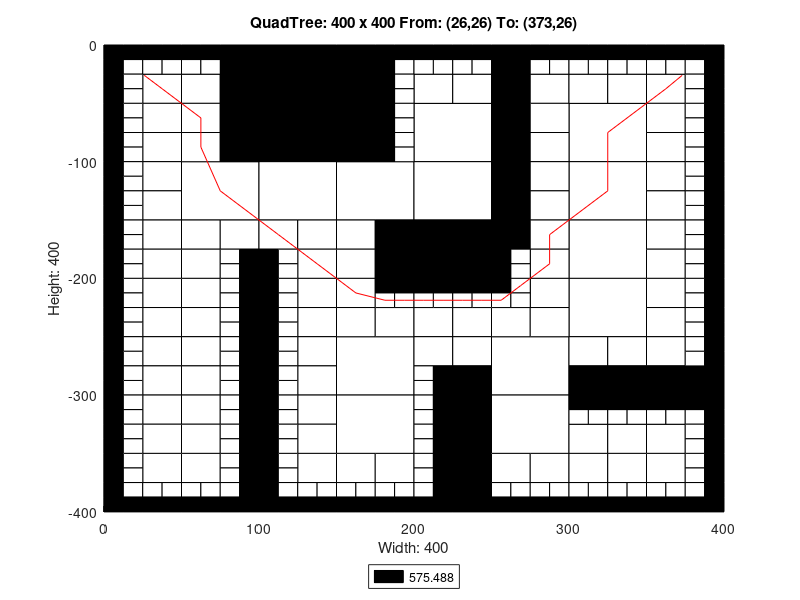

The MATLAB source for this figure:
axis([0 400 -400 0]);
title('QuadTree: 400 x 400 From: (26,26) To: (373,26)');
xlabel('Width: 400');
ylabel('Height: 400');
rectangle('Position',[100 -50 50 50], 'FaceColor',[0 0 0]);
rectangle('Position',[100 -100 50 50], 'FaceColor',[0 0 0]);
rectangle('Position',[50 -150 50 50], 'FaceColor',[1 1 1]);
rectangle('Position',[100 -150 50 50], 'FaceColor',[1 1 1]);
rectangle('Position',[150 -150 50 50], 'FaceColor',[1 1 1]);
rectangle('Position',[200 -100 50 50], 'FaceColor',[1 1 1]);
rectangle('Position',[300 -100 50 50], 'FaceColor',[1 1 1]);
rectangle('Position',[200 -150 50 50], 'FaceColor',[1 1 1]);
rectangle('Position',[200 -200 50 50], 'FaceColor',[0 0 0]);
rectangle('Position',[300 -150 50 50], 'FaceColor',[1 1 1]);
rectangle('Position',[300 -200 50 50], 'FaceColor',[1 1 1]);
rectangle('Position',[150 -300 50 50], 'FaceColor',[1 1 1]);
rectangle('Position',[150 -350 50 50], 'FaceColor',[1 1 1]);
rectangle('Position',[250 -300 50 50], 'FaceColor',[1 1 1]);
rectangle('Position',[300 -250 50 50], 'FaceColor',[1 1 1]);
rectangle('Position',[250 -350 50 50], 'FaceColor',[1 1 1]);
rectangle('Position',[25 -50 25 25], 'FaceColor',[1 1 1]);
rectangle('Position',[75 -25 25 25], 'FaceColor',[0 0 0]);
rectangle('Position',[50 -50 25 25], 'FaceColor',[1 1 1]);
rectangle('Position',[75 -50 25 25], 'FaceColor',[0 0 0]);
rectangle('Position',[25 -75 25 25], 'FaceColor',[1 1 1]);
rectangle('Position',[25 -100 25 25], 'FaceColor',[1 1 1]);
rectangle('Position',[50 -75 25 25], 'FaceColor',[1 1 1]);
rectangle('Position',[75 -75 25 25], 'FaceColor',[0 0 0]);
rectangle('Position',[50 -100 25 25], 'FaceColor',[1 1 1]);
rectangle('Position',[75 -100 25 25], 'FaceColor',[0 0 0]);
rectangle('Position',[150 -25 25 25], 'FaceColor',[0 0 0]);
rectangle('Position',[150 -50 25 25], 'FaceColor',[0 0 0]);
rectangle('Position',[150 -75 25 25], 'FaceColor',[0 0 0]);
rectangle('Position',[150 -100 25 25], 'FaceColor',[0 0 0]);
rectangle('Position',[25 -125 25 25], 'FaceColor',[1 1 1]);
rectangle('Position',[25 -150 25 25], 'FaceColor',[1 1 1]);
rectangle('Position',[25 -175 25 25], 'FaceColor',[1 1 1]);
rectangle('Position',[25 -200 25 25], 'FaceColor',[1 1 1]);
rectangle('Position',[50 -175 25 25], 'FaceColor',[1 1 1]);
rectangle('Position',[75 -175 25 25], 'FaceColor',[1 1 1]);
rectangle('Position',[50 -200 25 25], 'FaceColor',[1 1 1]);
rectangle('Position',[100 -175 25 25], 'FaceColor',[1 1 1]);
rectangle('Position',[125 -175 25 25], 'FaceColor',[1 1 1]);
rectangle('Position',[125 -200 25 25], 'FaceColor',[1 1 1]);
rectangle('Position',[150 -175 25 25], 'FaceColor',[1 1 1]);
rectangle('Position',[175 -175 25 25], 'FaceColor',[0 0 0]);
rectangle('Position',[150 -200 25 25], 'FaceColor',[1 1 1]);
rectangle('Position',[175 -200 25 25], 'FaceColor',[0 0 0]);
rectangle('Position',[200 -50 25 25], 'FaceColor',[1 1 1]);
rectangle('Position',[225 -50 25 25], 'FaceColor',[1 1 1]);
rectangle('Position',[250 -25 25 25], 'FaceColor',[0 0 0]);
rectangle('Position',[250 -50 25 25], 'FaceColor',[0 0 0]);
rectangle('Position',[275 -50 25 25], 'FaceColor',[1 1 1]);
rectangle('Position',[250 -75 25 25], 'FaceColor',[0 0 0]);
rectangle('Position',[275 -75 25 25], 'FaceColor',[1 1 1]);
rectangle('Position',[250 -100 25 25], 'FaceColor',[0 0 0]);
rectangle('Position',[275 -100 25 25], 'FaceColor',[1 1 1]);
rectangle('Position',[300 -50 25 25], 'FaceColor',[1 1 1]);
rectangle('Position',[325 -50 25 25], 'FaceColor',[1 1 1]);
rectangle('Position',[350 -50 25 25], 'FaceColor',[1 1 1]);
rectangle('Position',[350 -75 25 25], 'FaceColor',[1 1 1]);
rectangle('Position',[350 -100 25 25], 'FaceColor',[1 1 1]);
rectangle('Position',[250 -125 25 25], 'FaceColor',[0 0 0]);
rectangle('Position',[275 -125 25 25], 'FaceColor',[1 1 1]);
rectangle('Position',[250 -150 25 25], 'FaceColor',[0 0 0]);
rectangle('Position',[275 -150 25 25], 'FaceColor',[1 1 1]);
rectangle('Position',[250 -175 25 25], 'FaceColor',[0 0 0]);
rectangle('Position',[275 -175 25 25], 'FaceColor',[1 1 1]);
rectangle('Position',[275 -200 25 25], 'FaceColor',[1 1 1]);
rectangle('Position',[350 -125 25 25], 'FaceColor',[1 1 1]);
rectangle('Position',[350 -150 25 25], 'FaceColor',[1 1 1]);
rectangle('Position',[350 -175 25 25], 'FaceColor',[1 1 1]);
rectangle('Position',[350 -200 25 25], 'FaceColor',[1 1 1]);
rectangle('Position',[25 -225 25 25], 'FaceColor',[1 1 1]);
rectangle('Position',[25 -250 25 25], 'FaceColor',[1 1 1]);
rectangle('Position',[50 -225 25 25], 'FaceColor',[1 1 1]);
rectangle('Position',[50 -250 25 25], 'FaceColor',[1 1 1]);
rectangle('Position',[25 -275 25 25], 'FaceColor',[1 1 1]);
rectangle('Position',[25 -300 25 25], 'FaceColor',[1 1 1]);
rectangle('Position',[50 -275 25 25], 'FaceColor',[1 1 1]);
rectangle('Position',[50 -300 25 25], 'FaceColor',[1 1 1]);
rectangle('Position',[125 -225 25 25], 'FaceColor',[1 1 1]);
rectangle('Position',[125 -250 25 25], 'FaceColor',[1 1 1]);
rectangle('Position',[150 -225 25 25], 'FaceColor',[1 1 1]);
rectangle('Position',[150 -250 25 25], 'FaceColor',[1 1 1]);
rectangle('Position',[175 -250 25 25], 'FaceColor',[1 1 1]);
rectangle('Position',[125 -275 25 25], 'FaceColor',[1 1 1]);
rectangle('Position',[125 -300 25 25], 'FaceColor',[1 1 1]);
rectangle('Position',[25 -325 25 25], 'FaceColor',[1 1 1]);
rectangle('Position',[25 -350 25 25], 'FaceColor',[1 1 1]);
rectangle('Position',[50 -325 25 25], 'FaceColor',[1 1 1]);
rectangle('Position',[50 -350 25 25], 'FaceColor',[1 1 1]);
rectangle('Position',[25 -375 25 25], 'FaceColor',[1 1 1]);
rectangle('Position',[50 -375 25 25], 'FaceColor',[1 1 1]);
rectangle('Position',[125 -325 25 25], 'FaceColor',[1 1 1]);
rectangle('Position',[125 -350 25 25], 'FaceColor',[1 1 1]);
rectangle('Position',[125 -375 25 25], 'FaceColor',[1 1 1]);
rectangle('Position',[150 -375 25 25], 'FaceColor',[1 1 1]);
rectangle('Position',[175 -375 25 25], 'FaceColor',[1 1 1]);
rectangle('Position',[200 -250 25 25], 'FaceColor',[1 1 1]);
rectangle('Position',[225 -250 25 25], 'FaceColor',[1 1 1]);
rectangle('Position',[275 -225 25 25], 'FaceColor',[1 1 1]);
rectangle('Position',[250 -250 25 25], 'FaceColor',[1 1 1]);
rectangle('Position',[275 -250 25 25], 'FaceColor',[1 1 1]);
rectangle('Position',[200 -275 25 25], 'FaceColor',[1 1 1]);
rectangle('Position',[225 -275 25 25], 'FaceColor',[1 1 1]);
rectangle('Position',[225 -300 25 25], 'FaceColor',[0 0 0]);
rectangle('Position',[350 -225 25 25], 'FaceColor',[1 1 1]);
rectangle('Position',[350 -250 25 25], 'FaceColor',[1 1 1]);
rectangle('Position',[300 -275 25 25], 'FaceColor',[1 1 1]);
rectangle('Position',[325 -275 25 25], 'FaceColor',[1 1 1]);
rectangle('Position',[300 -300 25 25], 'FaceColor',[0 0 0]);
rectangle('Position',[325 -300 25 25], 'FaceColor',[0 0 0]);
rectangle('Position',[350 -275 25 25], 'FaceColor',[1 1 1]);
rectangle('Position',[350 -300 25 25], 'FaceColor',[0 0 0]);
rectangle('Position',[375 -300 25 25], 'FaceColor',[0 0 0]);
rectangle('Position',[225 -325 25 25], 'FaceColor',[0 0 0]);
rectangle('Position',[225 -350 25 25], 'FaceColor',[0 0 0]);
rectangle('Position',[225 -375 25 25], 'FaceColor',[0 0 0]);
rectangle('Position',[225 -400 25 25], 'FaceColor',[0 0 0]);
rectangle('Position',[250 -375 25 25], 'FaceColor',[1 1 1]);
rectangle('Position',[275 -375 25 25], 'FaceColor',[1 1 1]);
rectangle('Position',[300 -350 25 25], 'FaceColor',[1 1 1]);
rectangle('Position',[325 -350 25 25], 'FaceColor',[1 1 1]);
rectangle('Position',[350 -350 25 25], 'FaceColor',[1 1 1]);
rectangle('Position',[300 -375 25 25], 'FaceColor',[1 1 1]);
rectangle('Position',[325 -375 25 25], 'FaceColor',[1 1 1]);
rectangle('Position',[350 -375 25 25], 'FaceColor',[1 1 1]);
rectangle('Position',[0 -12.5 12.5 12.5], 'FaceColor',[0 0 0]);
rectangle('Position',[12.5 -12.5 12.5 12.5], 'FaceColor',[0 0 0]);
rectangle('Position',[0 -25 12.5 12.5], 'FaceColor',[0 0 0]);
rectangle('Position',[12.5 -25 12.5 12.5], 'FaceColor',[1 1 1]);
rectangle('Position',[25 -12.5 12.5 12.5], 'FaceColor',[0 0 0]);
rectangle('Position',[37.5 -12.5 12.5 12.5], 'FaceColor',[0 0 0]);
rectangle('Position',[25 -25 12.5 12.5], 'FaceColor',[1 1 1]);
rectangle('Position',[37.5 -25 12.5 12.5], 'FaceColor',[1 1 1]);
rectangle('Position',[0 -37.5 12.5 12.5], 'FaceColor',[0 0 0]);
rectangle('Position',[12.5 -37.5 12.5 12.5], 'FaceColor',[1 1 1]);
rectangle('Position',[0 -50 12.5 12.5], 'FaceColor',[0 0 0]);
rectangle('Position',[12.5 -50 12.5 12.5], 'FaceColor',[1 1 1]);
rectangle('Position',[50 -12.5 12.5 12.5], 'FaceColor',[0 0 0]);
rectangle('Position',[62.5 -12.5 12.5 12.5], 'FaceColor',[0 0 0]);
rectangle('Position',[50 -25 12.5 12.5], 'FaceColor',[1 1 1]);
rectangle('Position',[62.5 -25 12.5 12.5], 'FaceColor',[1 1 1]);
rectangle('Position',[0 -62.5 12.5 12.5], 'FaceColor',[0 0 0]);
rectangle('Position',[12.5 -62.5 12.5 12.5], 'FaceColor',[1 1 1]);
rectangle('Position',[0 -75 12.5 12.5], 'FaceColor',[0 0 0]);
rectangle('Position',[12.5 -75 12.5 12.5], 'FaceColor',[1 1 1]);
rectangle('Position',[0 -87.5 12.5 12.5], 'FaceColor',[0 0 0]);
rectangle('Position',[12.5 -87.5 12.5 12.5], 'FaceColor',[1 1 1]);
rectangle('Position',[0 -100 12.5 12.5], 'FaceColor',[0 0 0]);
rectangle('Position',[12.5 -100 12.5 12.5], 'FaceColor',[1 1 1]);
rectangle('Position',[175 -12.5 12.5 12.5], 'FaceColor',[0 0 0]);
rectangle('Position',[187.5 -12.5 12.5 12.5], 'FaceColor',[0 0 0]);
rectangle('Position',[175 -25 12.5 12.5], 'FaceColor',[0 0 0]);
rectangle('Position',[187.5 -25 12.5 12.5], 'FaceColor',[1 1 1]);
rectangle('Position',[175 -37.5 12.5 12.5], 'FaceColor',[0 0 0]);
rectangle('Position',[187.5 -37.5 12.5 12.5], 'FaceColor',[1 1 1]);
rectangle('Position',[175 -50 12.5 12.5], 'FaceColor',[0 0 0]);
rectangle('Position',[187.5 -50 12.5 12.5], 'FaceColor',[1 1 1]);
rectangle('Position',[175 -62.5 12.5 12.5], 'FaceColor',[0 0 0]);
rectangle('Position',[187.5 -62.5 12.5 12.5], 'FaceColor',[1 1 1]);
rectangle('Position',[175 -75 12.5 12.5], 'FaceColor',[0 0 0]);
rectangle('Position',[187.5 -75 12.5 12.5], 'FaceColor',[1 1 1]);
rectangle('Position',[175 -87.5 12.5 12.5], 'FaceColor',[0 0 0]);
rectangle('Position',[187.5 -87.5 12.5 12.5], 'FaceColor',[1 1 1]);
rectangle('Position',[175 -100 12.5 12.5], 'FaceColor',[0 0 0]);
rectangle('Position',[187.5 -100 12.5 12.5], 'FaceColor',[1 1 1]);
rectangle('Position',[0 -112.5 12.5 12.5], 'FaceColor',[0 0 0]);
rectangle('Position',[12.5 -112.5 12.5 12.5], 'FaceColor',[1 1 1]);
rectangle('Position',[0 -125 12.5 12.5], 'FaceColor',[0 0 0]);
rectangle('Position',[12.5 -125 12.5 12.5], 'FaceColor',[1 1 1]);
rectangle('Position',[0 -137.5 12.5 12.5], 'FaceColor',[0 0 0]);
rectangle('Position',[12.5 -137.5 12.5 12.5], 'FaceColor',[1 1 1]);
rectangle('Position',[0 -150 12.5 12.5], 'FaceColor',[0 0 0]);
rectangle('Position',[12.5 -150 12.5 12.5], 'FaceColor',[1 1 1]);
rectangle('Position',[0 -162.5 12.5 12.5], 'FaceColor',[0 0 0]);
rectangle('Position',[12.5 -162.5 12.5 12.5], 'FaceColor',[1 1 1]);
rectangle('Position',[0 -175 12.5 12.5], 'FaceColor',[0 0 0]);
rectangle('Position',[12.5 -175 12.5 12.5], 'FaceColor',[1 1 1]);
rectangle('Position',[0 -187.5 12.5 12.5], 'FaceColor',[0 0 0]);
rectangle('Position',[12.5 -187.5 12.5 12.5], 'FaceColor',[1 1 1]);
rectangle('Position',[0 -200 12.5 12.5], 'FaceColor',[0 0 0]);
rectangle('Position',[12.5 -200 12.5 12.5], 'FaceColor',[1 1 1]);
rectangle('Position',[75 -187.5 12.5 12.5], 'FaceColor',[1 1 1]);
rectangle('Position',[87.5 -187.5 12.5 12.5], 'FaceColor',[0 0 0]);
rectangle('Position',[75 -200 12.5 12.5], 'FaceColor',[1 1 1]);
rectangle('Position',[87.5 -200 12.5 12.5], 'FaceColor',[0 0 0]);
rectangle('Position',[100 -187.5 12.5 12.5], 'FaceColor',[0 0 0]);
rectangle('Position',[112.5 -187.5 12.5 12.5], 'FaceColor',[1 1 1]);
rectangle('Position',[100 -200 12.5 12.5], 'FaceColor',[0 0 0]);
rectangle('Position',[112.5 -200 12.5 12.5], 'FaceColor',[1 1 1]);
rectangle('Position',[200 -12.5 12.5 12.5], 'FaceColor',[0 0 0]);
rectangle('Position',[212.5 -12.5 12.5 12.5], 'FaceColor',[0 0 0]);
rectangle('Position',[200 -25 12.5 12.5], 'FaceColor',[1 1 1]);
rectangle('Position',[212.5 -25 12.5 12.5], 'FaceColor',[1 1 1]);
rectangle('Position',[225 -12.5 12.5 12.5], 'FaceColor',[0 0 0]);
rectangle('Position',[237.5 -12.5 12.5 12.5], 'FaceColor',[0 0 0]);
rectangle('Position',[225 -25 12.5 12.5], 'FaceColor',[1 1 1]);
rectangle('Position',[237.5 -25 12.5 12.5], 'FaceColor',[1 1 1]);
rectangle('Position',[275 -12.5 12.5 12.5], 'FaceColor',[0 0 0]);
rectangle('Position',[287.5 -12.5 12.5 12.5], 'FaceColor',[0 0 0]);
rectangle('Position',[275 -25 12.5 12.5], 'FaceColor',[1 1 1]);
rectangle('Position',[287.5 -25 12.5 12.5], 'FaceColor',[1 1 1]);
rectangle('Position',[300 -12.5 12.5 12.5], 'FaceColor',[0 0 0]);
rectangle('Position',[312.5 -12.5 12.5 12.5], 'FaceColor',[0 0 0]);
rectangle('Position',[300 -25 12.5 12.5], 'FaceColor',[1 1 1]);
rectangle('Position',[312.5 -25 12.5 12.5], 'FaceColor',[1 1 1]);
rectangle('Position',[325 -12.5 12.5 12.5], 'FaceColor',[0 0 0]);
rectangle('Position',[337.5 -12.5 12.5 12.5], 'FaceColor',[0 0 0]);
rectangle('Position',[325 -25 12.5 12.5], 'FaceColor',[1 1 1]);
rectangle('Position',[337.5 -25 12.5 12.5], 'FaceColor',[1 1 1]);
rectangle('Position',[350 -12.5 12.5 12.5], 'FaceColor',[0 0 0]);
rectangle('Position',[362.5 -12.5 12.5 12.5], 'FaceColor',[0 0 0]);
rectangle('Position',[350 -25 12.5 12.5], 'FaceColor',[1 1 1]);
rectangle('Position',[362.5 -25 12.5 12.5], 'FaceColor',[1 1 1]);
rectangle('Position',[375 -12.5 12.5 12.5], 'FaceColor',[0 0 0]);
rectangle('Position',[387.5 -12.5 12.5 12.5], 'FaceColor',[0 0 0]);
rectangle('Position',[375 -25 12.5 12.5], 'FaceColor',[1 1 1]);
rectangle('Position',[387.5 -25 12.5 12.5], 'FaceColor',[0 0 0]);
rectangle('Position',[375 -37.5 12.5 12.5], 'FaceColor',[1 1 1]);
rectangle('Position',[387.5 -37.5 12.5 12.5], 'FaceColor',[0 0 0]);
rectangle('Position',[375 -50 12.5 12.5], 'FaceColor',[1 1 1]);
rectangle('Position',[387.5 -50 12.5 12.5], 'FaceColor',[0 0 0]);
rectangle('Position',[375 -62.5 12.5 12.5], 'FaceColor',[1 1 1]);
rectangle('Position',[387.5 -62.5 12.5 12.5], 'FaceColor',[0 0 0]);
rectangle('Position',[375 -75 12.5 12.5], 'FaceColor',[1 1 1]);
rectangle('Position',[387.5 -75 12.5 12.5], 'FaceColor',[0 0 0]);
rectangle('Position',[375 -87.5 12.5 12.5], 'FaceColor',[1 1 1]);
rectangle('Position',[387.5 -87.5 12.5 12.5], 'FaceColor',[0 0 0]);
rectangle('Position',[375 -100 12.5 12.5], 'FaceColor',[1 1 1]);
rectangle('Position',[387.5 -100 12.5 12.5], 'FaceColor',[0 0 0]);
rectangle('Position',[250 -187.5 12.5 12.5], 'FaceColor',[0 0 0]);
rectangle('Position',[262.5 -187.5 12.5 12.5], 'FaceColor',[1 1 1]);
rectangle('Position',[250 -200 12.5 12.5], 'FaceColor',[0 0 0]);
rectangle('Position',[262.5 -200 12.5 12.5], 'FaceColor',[1 1 1]);
rectangle('Position',[375 -112.5 12.5 12.5], 'FaceColor',[1 1 1]);
rectangle('Position',[387.5 -112.5 12.5 12.5], 'FaceColor',[0 0 0]);
rectangle('Position',[375 -125 12.5 12.5], 'FaceColor',[1 1 1]);
rectangle('Position',[387.5 -125 12.5 12.5], 'FaceColor',[0 0 0]);
rectangle('Position',[375 -137.5 12.5 12.5], 'FaceColor',[1 1 1]);
rectangle('Position',[387.5 -137.5 12.5 12.5], 'FaceColor',[0 0 0]);
rectangle('Position',[375 -150 12.5 12.5], 'FaceColor',[1 1 1]);
rectangle('Position',[387.5 -150 12.5 12.5], 'FaceColor',[0 0 0]);
rectangle('Position',[375 -162.5 12.5 12.5], 'FaceColor',[1 1 1]);
rectangle('Position',[387.5 -162.5 12.5 12.5], 'FaceColor',[0 0 0]);
rectangle('Position',[375 -175 12.5 12.5], 'FaceColor',[1 1 1]);
rectangle('Position',[387.5 -175 12.5 12.5], 'FaceColor',[0 0 0]);
rectangle('Position',[375 -187.5 12.5 12.5], 'FaceColor',[1 1 1]);
rectangle('Position',[387.5 -187.5 12.5 12.5], 'FaceColor',[0 0 0]);
rectangle('Position',[375 -200 12.5 12.5], 'FaceColor',[1 1 1]);
rectangle('Position',[387.5 -200 12.5 12.5], 'FaceColor',[0 0 0]);
rectangle('Position',[0 -212.5 12.5 12.5], 'FaceColor',[0 0 0]);
rectangle('Position',[12.5 -212.5 12.5 12.5], 'FaceColor',[1 1 1]);
rectangle('Position',[0 -225 12.5 12.5], 'FaceColor',[0 0 0]);
rectangle('Position',[12.5 -225 12.5 12.5], 'FaceColor',[1 1 1]);
rectangle('Position',[0 -237.5 12.5 12.5], 'FaceColor',[0 0 0]);
rectangle('Position',[12.5 -237.5 12.5 12.5], 'FaceColor',[1 1 1]);
rectangle('Position',[0 -250 12.5 12.5], 'FaceColor',[0 0 0]);
rectangle('Position',[12.5 -250 12.5 12.5], 'FaceColor',[1 1 1]);
rectangle('Position',[75 -212.5 12.5 12.5], 'FaceColor',[1 1 1]);
rectangle('Position',[87.5 -212.5 12.5 12.5], 'FaceColor',[0 0 0]);
rectangle('Position',[75 -225 12.5 12.5], 'FaceColor',[1 1 1]);
rectangle('Position',[87.5 -225 12.5 12.5], 'FaceColor',[0 0 0]);
rectangle('Position',[75 -237.5 12.5 12.5], 'FaceColor',[1 1 1]);
rectangle('Position',[87.5 -237.5 12.5 12.5], 'FaceColor',[0 0 0]);
rectangle('Position',[75 -250 12.5 12.5], 'FaceColor',[1 1 1]);
rectangle('Position',[87.5 -250 12.5 12.5], 'FaceColor',[0 0 0]);
rectangle('Position',[0 -262.5 12.5 12.5], 'FaceColor',[0 0 0]);
rectangle('Position',[12.5 -262.5 12.5 12.5], 'FaceColor',[1 1 1]);
rectangle('Position',[0 -275 12.5 12.5], 'FaceColor',[0 0 0]);
rectangle('Position',[12.5 -275 12.5 12.5], 'FaceColor',[1 1 1]);
rectangle('Position',[0 -287.5 12.5 12.5], 'FaceColor',[0 0 0]);
rectangle('Position',[12.5 -287.5 12.5 12.5], 'FaceColor',[1 1 1]);
rectangle('Position',[0 -300 12.5 12.5], 'FaceColor',[0 0 0]);
rectangle('Position',[12.5 -300 12.5 12.5], 'FaceColor',[1 1 1]);
rectangle('Position',[75 -262.5 12.5 12.5], 'FaceColor',[1 1 1]);
rectangle('Position',[87.5 -262.5 12.5 12.5], 'FaceColor',[0 0 0]);
rectangle('Position',[75 -275 12.5 12.5], 'FaceColor',[1 1 1]);
rectangle('Position',[87.5 -275 12.5 12.5], 'FaceColor',[0 0 0]);
rectangle('Position',[75 -287.5 12.5 12.5], 'FaceColor',[1 1 1]);
rectangle('Position',[87.5 -287.5 12.5 12.5], 'FaceColor',[0 0 0]);
rectangle('Position',[75 -300 12.5 12.5], 'FaceColor',[1 1 1]);
rectangle('Position',[87.5 -300 12.5 12.5], 'FaceColor',[0 0 0]);
rectangle('Position',[100 -212.5 12.5 12.5], 'FaceColor',[0 0 0]);
rectangle('Position',[112.5 -212.5 12.5 12.5], 'FaceColor',[1 1 1]);
rectangle('Position',[100 -225 12.5 12.5], 'FaceColor',[0 0 0]);
rectangle('Position',[112.5 -225 12.5 12.5], 'FaceColor',[1 1 1]);
rectangle('Position',[100 -237.5 12.5 12.5], 'FaceColor',[0 0 0]);
rectangle('Position',[112.5 -237.5 12.5 12.5], 'FaceColor',[1 1 1]);
rectangle('Position',[100 -250 12.5 12.5], 'FaceColor',[0 0 0]);
rectangle('Position',[112.5 -250 12.5 12.5], 'FaceColor',[1 1 1]);
rectangle('Position',[175 -212.5 12.5 12.5], 'FaceColor',[0 0 0]);
rectangle('Position',[187.5 -212.5 12.5 12.5], 'FaceColor',[0 0 0]);
rectangle('Position',[175 -225 12.5 12.5], 'FaceColor',[1 1 1]);
rectangle('Position',[187.5 -225 12.5 12.5], 'FaceColor',[1 1 1]);
rectangle('Position',[100 -262.5 12.5 12.5], 'FaceColor',[0 0 0]);
rectangle('Position',[112.5 -262.5 12.5 12.5], 'FaceColor',[1 1 1]);
rectangle('Position',[100 -275 12.5 12.5], 'FaceColor',[0 0 0]);
rectangle('Position',[112.5 -275 12.5 12.5], 'FaceColor',[1 1 1]);
rectangle('Position',[100 -287.5 12.5 12.5], 'FaceColor',[0 0 0]);
rectangle('Position',[112.5 -287.5 12.5 12.5], 'FaceColor',[1 1 1]);
rectangle('Position',[100 -300 12.5 12.5], 'FaceColor',[0 0 0]);
rectangle('Position',[112.5 -300 12.5 12.5], 'FaceColor',[1 1 1]);
rectangle('Position',[0 -312.5 12.5 12.5], 'FaceColor',[0 0 0]);
rectangle('Position',[12.5 -312.5 12.5 12.5], 'FaceColor',[1 1 1]);
rectangle('Position',[0 -325 12.5 12.5], 'FaceColor',[0 0 0]);
rectangle('Position',[12.5 -325 12.5 12.5], 'FaceColor',[1 1 1]);
rectangle('Position',[0 -337.5 12.5 12.5], 'FaceColor',[0 0 0]);
rectangle('Position',[12.5 -337.5 12.5 12.5], 'FaceColor',[1 1 1]);
rectangle('Position',[0 -350 12.5 12.5], 'FaceColor',[0 0 0]);
rectangle('Position',[12.5 -350 12.5 12.5], 'FaceColor',[1 1 1]);
rectangle('Position',[75 -312.5 12.5 12.5], 'FaceColor',[1 1 1]);
rectangle('Position',[87.5 -312.5 12.5 12.5], 'FaceColor',[0 0 0]);
rectangle('Position',[75 -325 12.5 12.5], 'FaceColor',[1 1 1]);
rectangle('Position',[87.5 -325 12.5 12.5], 'FaceColor',[0 0 0]);
rectangle('Position',[75 -337.5 12.5 12.5], 'FaceColor',[1 1 1]);
rectangle('Position',[87.5 -337.5 12.5 12.5], 'FaceColor',[0 0 0]);
rectangle('Position',[75 -350 12.5 12.5], 'FaceColor',[1 1 1]);
rectangle('Position',[87.5 -350 12.5 12.5], 'FaceColor',[0 0 0]);
rectangle('Position',[0 -362.5 12.5 12.5], 'FaceColor',[0 0 0]);
rectangle('Position',[12.5 -362.5 12.5 12.5], 'FaceColor',[1 1 1]);
rectangle('Position',[0 -375 12.5 12.5], 'FaceColor',[0 0 0]);
rectangle('Position',[12.5 -375 12.5 12.5], 'FaceColor',[1 1 1]);
rectangle('Position',[0 -387.5 12.5 12.5], 'FaceColor',[0 0 0]);
rectangle('Position',[12.5 -387.5 12.5 12.5], 'FaceColor',[1 1 1]);
rectangle('Position',[0 -400 12.5 12.5], 'FaceColor',[0 0 0]);
rectangle('Position',[12.5 -400 12.5 12.5], 'FaceColor',[0 0 0]);
rectangle('Position',[25 -387.5 12.5 12.5], 'FaceColor',[1 1 1]);
rectangle('Position',[37.5 -387.5 12.5 12.5], 'FaceColor',[1 1 1]);
rectangle('Position',[25 -400 12.5 12.5], 'FaceColor',[0 0 0]);
rectangle('Position',[37.5 -400 12.5 12.5], 'FaceColor',[0 0 0]);
rectangle('Position',[75 -362.5 12.5 12.5], 'FaceColor',[1 1 1]);
rectangle('Position',[87.5 -362.5 12.5 12.5], 'FaceColor',[0 0 0]);
rectangle('Position',[75 -375 12.5 12.5], 'FaceColor',[1 1 1]);
rectangle('Position',[87.5 -375 12.5 12.5], 'FaceColor',[0 0 0]);
rectangle('Position',[50 -387.5 12.5 12.5], 'FaceColor',[1 1 1]);
rectangle('Position',[62.5 -387.5 12.5 12.5], 'FaceColor',[1 1 1]);
rectangle('Position',[50 -400 12.5 12.5], 'FaceColor',[0 0 0]);
rectangle('Position',[62.5 -400 12.5 12.5], 'FaceColor',[0 0 0]);
rectangle('Position',[75 -387.5 12.5 12.5], 'FaceColor',[1 1 1]);
rectangle('Position',[87.5 -387.5 12.5 12.5], 'FaceColor',[0 0 0]);
rectangle('Position',[75 -400 12.5 12.5], 'FaceColor',[0 0 0]);
rectangle('Position',[87.5 -400 12.5 12.5], 'FaceColor',[0 0 0]);
rectangle('Position',[100 -312.5 12.5 12.5], 'FaceColor',[0 0 0]);
rectangle('Position',[112.5 -312.5 12.5 12.5], 'FaceColor',[1 1 1]);
rectangle('Position',[100 -325 12.5 12.5], 'FaceColor',[0 0 0]);
rectangle('Position',[112.5 -325 12.5 12.5], 'FaceColor',[1 1 1]);
rectangle('Position',[100 -337.5 12.5 12.5], 'FaceColor',[0 0 0]);
rectangle('Position',[112.5 -337.5 12.5 12.5], 'FaceColor',[1 1 1]);
rectangle('Position',[100 -350 12.5 12.5], 'FaceColor',[0 0 0]);
rectangle('Position',[112.5 -350 12.5 12.5], 'FaceColor',[1 1 1]);
rectangle('Position',[100 -362.5 12.5 12.5], 'FaceColor',[0 0 0]);
rectangle('Position',[112.5 -362.5 12.5 12.5], 'FaceColor',[1 1 1]);
rectangle('Position',[100 -375 12.5 12.5], 'FaceColor',[0 0 0]);
rectangle('Position',[112.5 -375 12.5 12.5], 'FaceColor',[1 1 1]);
rectangle('Position',[100 -387.5 12.5 12.5], 'FaceColor',[0 0 0]);
rectangle('Position',[112.5 -387.5 12.5 12.5], 'FaceColor',[1 1 1]);
rectangle('Position',[100 -400 12.5 12.5], 'FaceColor',[0 0 0]);
rectangle('Position',[112.5 -400 12.5 12.5], 'FaceColor',[0 0 0]);
rectangle('Position',[125 -387.5 12.5 12.5], 'FaceColor',[1 1 1]);
rectangle('Position',[137.5 -387.5 12.5 12.5], 'FaceColor',[1 1 1]);
rectangle('Position',[125 -400 12.5 12.5], 'FaceColor',[0 0 0]);
rectangle('Position',[137.5 -400 12.5 12.5], 'FaceColor',[0 0 0]);
rectangle('Position',[150 -387.5 12.5 12.5], 'FaceColor',[1 1 1]);
rectangle('Position',[162.5 -387.5 12.5 12.5], 'FaceColor',[1 1 1]);
rectangle('Position',[150 -400 12.5 12.5], 'FaceColor',[0 0 0]);
rectangle('Position',[162.5 -400 12.5 12.5], 'FaceColor',[0 0 0]);
rectangle('Position',[175 -387.5 12.5 12.5], 'FaceColor',[1 1 1]);
rectangle('Position',[187.5 -387.5 12.5 12.5], 'FaceColor',[1 1 1]);
rectangle('Position',[175 -400 12.5 12.5], 'FaceColor',[0 0 0]);
rectangle('Position',[187.5 -400 12.5 12.5], 'FaceColor',[0 0 0]);
rectangle('Position',[200 -212.5 12.5 12.5], 'FaceColor',[0 0 0]);
rectangle('Position',[212.5 -212.5 12.5 12.5], 'FaceColor',[0 0 0]);
rectangle('Position',[200 -225 12.5 12.5], 'FaceColor',[1 1 1]);
rectangle('Position',[212.5 -225 12.5 12.5], 'FaceColor',[1 1 1]);
rectangle('Position',[225 -212.5 12.5 12.5], 'FaceColor',[0 0 0]);
rectangle('Position',[237.5 -212.5 12.5 12.5], 'FaceColor',[0 0 0]);
rectangle('Position',[225 -225 12.5 12.5], 'FaceColor',[1 1 1]);
rectangle('Position',[237.5 -225 12.5 12.5], 'FaceColor',[1 1 1]);
rectangle('Position',[250 -212.5 12.5 12.5], 'FaceColor',[0 0 0]);
rectangle('Position',[262.5 -212.5 12.5 12.5], 'FaceColor',[1 1 1]);
rectangle('Position',[250 -225 12.5 12.5], 'FaceColor',[1 1 1]);
rectangle('Position',[262.5 -225 12.5 12.5], 'FaceColor',[1 1 1]);
rectangle('Position',[200 -287.5 12.5 12.5], 'FaceColor',[1 1 1]);
rectangle('Position',[212.5 -287.5 12.5 12.5], 'FaceColor',[0 0 0]);
rectangle('Position',[200 -300 12.5 12.5], 'FaceColor',[1 1 1]);
rectangle('Position',[212.5 -300 12.5 12.5], 'FaceColor',[0 0 0]);
rectangle('Position',[375 -212.5 12.5 12.5], 'FaceColor',[1 1 1]);
rectangle('Position',[387.5 -212.5 12.5 12.5], 'FaceColor',[0 0 0]);
rectangle('Position',[375 -225 12.5 12.5], 'FaceColor',[1 1 1]);
rectangle('Position',[387.5 -225 12.5 12.5], 'FaceColor',[0 0 0]);
rectangle('Position',[375 -237.5 12.5 12.5], 'FaceColor',[1 1 1]);
rectangle('Position',[387.5 -237.5 12.5 12.5], 'FaceColor',[0 0 0]);
rectangle('Position',[375 -250 12.5 12.5], 'FaceColor',[1 1 1]);
rectangle('Position',[387.5 -250 12.5 12.5], 'FaceColor',[0 0 0]);
rectangle('Position',[375 -262.5 12.5 12.5], 'FaceColor',[1 1 1]);
rectangle('Position',[387.5 -262.5 12.5 12.5], 'FaceColor',[0 0 0]);
rectangle('Position',[375 -275 12.5 12.5], 'FaceColor',[1 1 1]);
rectangle('Position',[387.5 -275 12.5 12.5], 'FaceColor',[0 0 0]);
rectangle('Position',[200 -312.5 12.5 12.5], 'FaceColor',[1 1 1]);
rectangle('Position',[212.5 -312.5 12.5 12.5], 'FaceColor',[0 0 0]);
rectangle('Position',[200 -325 12.5 12.5], 'FaceColor',[1 1 1]);
rectangle('Position',[212.5 -325 12.5 12.5], 'FaceColor',[0 0 0]);
rectangle('Position',[200 -337.5 12.5 12.5], 'FaceColor',[1 1 1]);
rectangle('Position',[212.5 -337.5 12.5 12.5], 'FaceColor',[0 0 0]);
rectangle('Position',[200 -350 12.5 12.5], 'FaceColor',[1 1 1]);
rectangle('Position',[212.5 -350 12.5 12.5], 'FaceColor',[0 0 0]);
rectangle('Position',[200 -362.5 12.5 12.5], 'FaceColor',[1 1 1]);
rectangle('Position',[212.5 -362.5 12.5 12.5], 'FaceColor',[0 0 0]);
rectangle('Position',[200 -375 12.5 12.5], 'FaceColor',[1 1 1]);
rectangle('Position',[212.5 -375 12.5 12.5], 'FaceColor',[0 0 0]);
rectangle('Position',[200 -387.5 12.5 12.5], 'FaceColor',[1 1 1]);
rectangle('Position',[212.5 -387.5 12.5 12.5], 'FaceColor',[0 0 0]);
rectangle('Position',[200 -400 12.5 12.5], 'FaceColor',[0 0 0]);
rectangle('Position',[212.5 -400 12.5 12.5], 'FaceColor',[0 0 0]);
rectangle('Position',[250 -387.5 12.5 12.5], 'FaceColor',[1 1 1]);
rectangle('Position',[262.5 -387.5 12.5 12.5], 'FaceColor',[1 1 1]);
rectangle('Position',[250 -400 12.5 12.5], 'FaceColor',[0 0 0]);
rectangle('Position',[262.5 -400 12.5 12.5], 'FaceColor',[0 0 0]);
rectangle('Position',[275 -387.5 12.5 12.5], 'FaceColor',[1 1 1]);
rectangle('Position',[287.5 -387.5 12.5 12.5], 'FaceColor',[1 1 1]);
rectangle('Position',[275 -400 12.5 12.5], 'FaceColor',[0 0 0]);
rectangle('Position',[287.5 -400 12.5 12.5], 'FaceColor',[0 0 0]);
rectangle('Position',[300 -312.5 12.5 12.5], 'FaceColor',[0 0 0]);
rectangle('Position',[312.5 -312.5 12.5 12.5], 'FaceColor',[0 0 0]);
rectangle('Position',[300 -325 12.5 12.5], 'FaceColor',[1 1 1]);
rectangle('Position',[312.5 -325 12.5 12.5], 'FaceColor',[1 1 1]);
rectangle('Position',[325 -312.5 12.5 12.5], 'FaceColor',[0 0 0]);
rectangle('Position',[337.5 -312.5 12.5 12.5], 'FaceColor',[0 0 0]);
rectangle('Position',[325 -325 12.5 12.5], 'FaceColor',[1 1 1]);
rectangle('Position',[337.5 -325 12.5 12.5], 'FaceColor',[1 1 1]);
rectangle('Position',[350 -312.5 12.5 12.5], 'FaceColor',[0 0 0]);
rectangle('Position',[362.5 -312.5 12.5 12.5], 'FaceColor',[0 0 0]);
rectangle('Position',[350 -325 12.5 12.5], 'FaceColor',[1 1 1]);
rectangle('Position',[362.5 -325 12.5 12.5], 'FaceColor',[1 1 1]);
rectangle('Position',[375 -312.5 12.5 12.5], 'FaceColor',[0 0 0]);
rectangle('Position',[387.5 -312.5 12.5 12.5], 'FaceColor',[0 0 0]);
rectangle('Position',[375 -325 12.5 12.5], 'FaceColor',[1 1 1]);
rectangle('Position',[387.5 -325 12.5 12.5], 'FaceColor',[0 0 0]);
rectangle('Position',[375 -337.5 12.5 12.5], 'FaceColor',[1 1 1]);
rectangle('Position',[387.5 -337.5 12.5 12.5], 'FaceColor',[0 0 0]);
rectangle('Position',[375 -350 12.5 12.5], 'FaceColor',[1 1 1]);
rectangle('Position',[387.5 -350 12.5 12.5], 'FaceColor',[0 0 0]);
rectangle('Position',[300 -387.5 12.5 12.5], 'FaceColor',[1 1 1]);
rectangle('Position',[312.5 -387.5 12.5 12.5], 'FaceColor',[1 1 1]);
rectangle('Position',[300 -400 12.5 12.5], 'FaceColor',[0 0 0]);
rectangle('Position',[312.5 -400 12.5 12.5], 'FaceColor',[0 0 0]);
rectangle('Position',[325 -387.5 12.5 12.5], 'FaceColor',[1 1 1]);
rectangle('Position',[337.5 -387.5 12.5 12.5], 'FaceColor',[1 1 1]);
rectangle('Position',[325 -400 12.5 12.5], 'FaceColor',[0 0 0]);
rectangle('Position',[337.5 -400 12.5 12.5], 'FaceColor',[0 0 0]);
rectangle('Position',[375 -362.5 12.5 12.5], 'FaceColor',[1 1 1]);
rectangle('Position',[387.5 -362.5 12.5 12.5], 'FaceColor',[0 0 0]);
rectangle('Position',[375 -375 12.5 12.5], 'FaceColor',[1 1 1]);
rectangle('Position',[387.5 -375 12.5 12.5], 'FaceColor',[0 0 0]);
rectangle('Position',[350 -387.5 12.5 12.5], 'FaceColor',[1 1 1]);
rectangle('Position',[362.5 -387.5 12.5 12.5], 'FaceColor',[1 1 1]);
rectangle('Position',[350 -400 12.5 12.5], 'FaceColor',[0 0 0]);
rectangle('Position',[362.5 -400 12.5 12.5], 'FaceColor',[0 0 0]);
rectangle('Position',[375 -387.5 12.5 12.5], 'FaceColor',[1 1 1]);
rectangle('Position',[387.5 -387.5 12.5 12.5], 'FaceColor',[0 0 0]);
rectangle('Position',[375 -400 12.5 12.5], 'FaceColor',[0 0 0]);
rectangle('Position',[387.5 -400 12.5 12.5], 'FaceColor',[0 0 0]);
X=[373,362.5,325,325,287.5,287.5,268.75,256.25,243.75,231.25,218.75,206.25,193.75,181.25,162.5,137.5,112.5,75,62.5,62.5,37.5,26];
Y=[-26,-37.5,-75,-125,-162.5,-187.5,-206.25,-218.75,-218.75,-218.75,-218.75,-218.75,-218.75,-218.75,-212.5,-187.5,-162.5,-125,-87.5,-62.5,-37.5,-26];
hold on;
plot(X,Y,'r');
legend('575.488','Location','southoutside');
